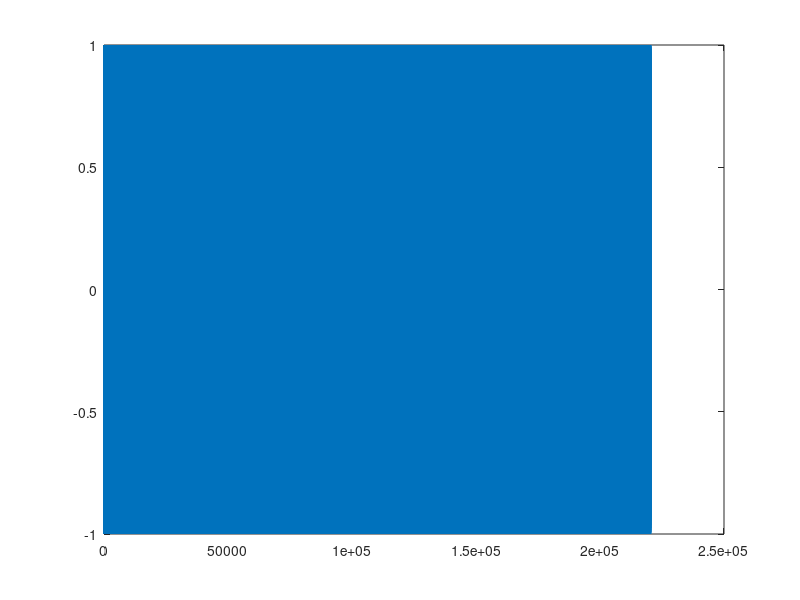
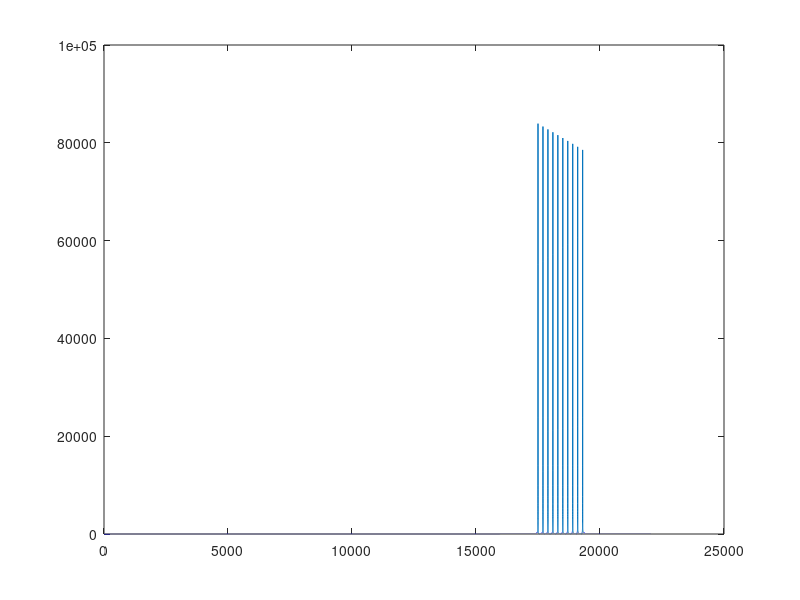

Here is the MATLAB script that generated these plots, in order: (Note: this script raises an error after producing the figures.)
close all
% amp=10 
% fs=20500  % sampling frequency
% duration=3
% freq=30000
% values=0:1/fs:duration;
% a=amp*sin(2*pi* freq*values);
% sound(a);
% plot(a)
Fs = 44100;
toneFreq1 = 17500;  % Tone frequency, in Hertz. must be less than .5 * Fs.
nSeconds = 5;      % Duration of the sound
y1 = sin(linspace(0, nSeconds*toneFreq1*2*pi, round(nSeconds*Fs)));

toneFreq2 = 17700;  % Tone frequency, in Hertz. must be less than .5 * Fs.
y2 = sin(linspace(0, nSeconds*toneFreq2*2*pi, round(nSeconds*Fs)));

toneFreq3 = 17900;  % Tone frequency, in Hertz. must be less than .5 * Fs.
y3 = sin(linspace(0, nSeconds*toneFreq3*2*pi, round(nSeconds*Fs)));

toneFreq4 = 18100;  % Tone frequency, in Hertz. must be less than .5 * Fs.
y4 = sin(linspace(0, nSeconds*toneFreq4*2*pi, round(nSeconds*Fs)));

toneFreq5 = 18300;  % Tone frequency, in Hertz. must be less than .5 * Fs.
y5 = sin(linspace(0, nSeconds*toneFreq5*2*pi, round(nSeconds*Fs)));

toneFreq6 = 18500;  % Tone frequency, in Hertz. must be less than .5 * Fs.
y6 = sin(linspace(0, nSeconds*toneFreq6*2*pi, round(nSeconds*Fs)));

toneFreq7 = 18700;  % Tone frequency, in Hertz. must be less than .5 * Fs.
y7 = sin(linspace(0, nSeconds*toneFreq7*2*pi, round(nSeconds*Fs)));

toneFreq8 = 18900;  % Tone frequency, in Hertz. must be less than .5 * Fs.
y8 = sin(linspace(0, nSeconds*toneFreq8*2*pi, round(nSeconds*Fs)));

toneFreq9 = 19100;  % Tone frequency, in Hertz. must be less than .5 * Fs.
y9 = sin(linspace(0, nSeconds*toneFreq9*2*pi, round(nSeconds*Fs)));

toneFreq10 = 19300;  % Tone frequency, in Hertz. must be less than .5 * Fs.
y10 = sin(linspace(0, nSeconds*toneFreq10*2*pi, round(nSeconds*Fs)));


% toneFreq1 = 17500;  % Tone frequency, in Hertz. must be less than .5 * Fs.
% nSeconds = 5;      % Duration of the sound
% y1 = sin(linspace(0, nSeconds*toneFreq1*2*pi, round(nSeconds*Fs)));
% 
% toneFreq2 = 17700;  % Tone frequency, in Hertz. must be less than .5 * Fs.
% y2 = sin(linspace(0, nSeconds*toneFreq2*2*pi, round(nSeconds*Fs)));
% 
% toneFreq3 = 17900;  % Tone frequency, in Hertz. must be less than .5 * Fs.
% y3 = sin(linspace(0, nSeconds*toneFreq3*2*pi, round(nSeconds*Fs)));
% 
% toneFreq4 = 18100;  % Tone frequency, in Hertz. must be less than .5 * Fs.
% y4 = sin(linspace(0, nSeconds*toneFreq4*2*pi, round(nSeconds*Fs)));
% 
% toneFreq5 = 18300;  % Tone frequency, in Hertz. must be less than .5 * Fs.
% y5 = sin(linspace(0, nSeconds*toneFreq5*2*pi, round(nSeconds*Fs)));
% 
% toneFreq6 = 18500;  % Tone frequency, in Hertz. must be less than .5 * Fs.
% y6 = sin(linspace(0, nSeconds*toneFreq6*2*pi, round(nSeconds*Fs)));
% 
% toneFreq7 = 18700;  % Tone frequency, in Hertz. must be less than .5 * Fs.
% y7 = sin(linspace(0, nSeconds*toneFreq7*2*pi, round(nSeconds*Fs)));
% 
% toneFreq8 = 18900;  % Tone frequency, in Hertz. must be less than .5 * Fs.
% y8 = sin(linspace(0, nSeconds*toneFreq8*2*pi, round(nSeconds*Fs)));
% 
% toneFreq9 = 19100;  % Tone frequency, in Hertz. must be less than .5 * Fs.
% y9 = sin(linspace(0, nSeconds*toneFreq9*2*pi, round(nSeconds*Fs)));
% 
% toneFreq10 = 18300;  % Tone frequency, in Hertz. must be less than .5 * Fs.
% y10 = sin(linspace(0, nSeconds*toneFreq10*2*pi, round(nSeconds*Fs)));

y = y1 + y2 + y3 + y4 + y5 + y6 + y7 + y8 + y9 + y10;

%sound(y,Fs); % Play sound at sampling rate Fs
%plot(y);
size(y)
%psd(y)
%spectrogram()
figure
plot(y1)

figure
 fy=fft(y);
 L=length(y);
 L2=round(L/2);
 fa=abs(fy(1:L2)); % half is essential, rest is aliasing
 fmax=Fs/2; % maximal frequency
 fq=((0:L2-1)/L2)*fmax; % frequencies
 size(fq)
 plot(fq,fa);
 filename = '../../Data/tone1.wav';
 
 %wavwrite( y, Fs, 32, filename);
 audiowrite(filename, y, Fs, 'BitsPerSample', 32);